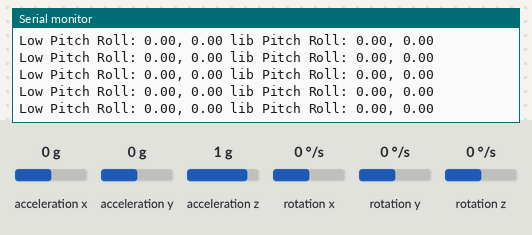
Bench run of a sketch on a simulated Arduino Uno, built with avr-gcc and run on an emulated ATmega328P. Parts: the last lines printed to the serial monitor. Inputs (shaded band) come from the test bench; at power-on: acceleration x 0 g, acceleration y 0 g, acceleration z 1 g, rotation x 0 °/s, rotation y 0 °/s, rotation z 0 °/s.

Above: at 5.2 s.
5.3 s: acceleration x set to -1.4 g
At 5.59 s:
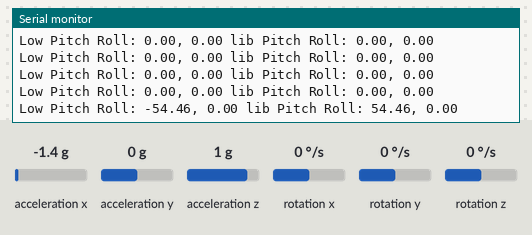
6.8 s: acceleration y set to -1.4 g
At 6.81 s:
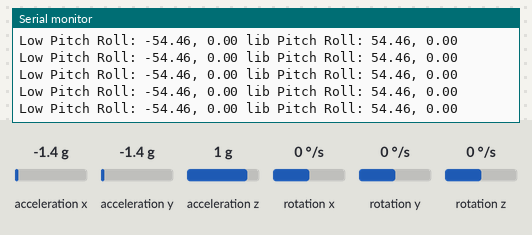
8.3 s: acceleration z set to -1.4 g
At 8.45 s:
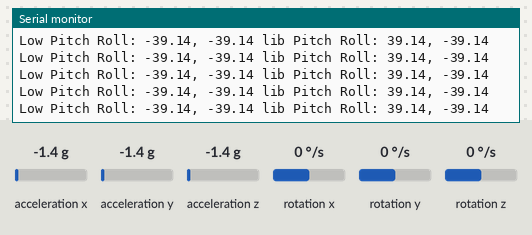
Timing chart, 0 to 11.3 s (numbered marks = the images above; inputs shaded):
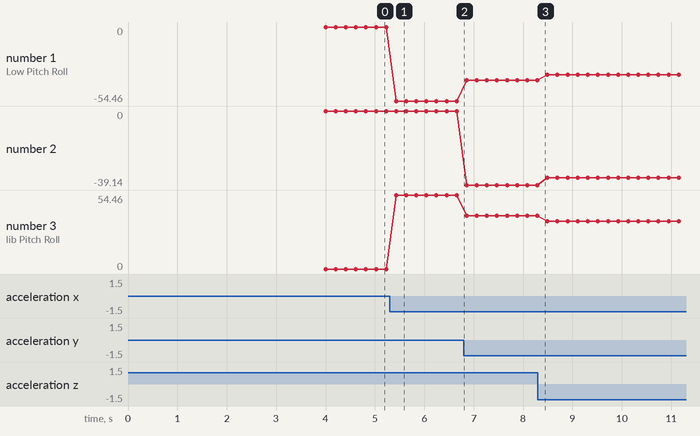

The sketch:

get_pitch_roll_accel.ino
```cpp
// (licence header left out)
#include <MPU6050_light.h>
#include <math.h>

MPU6050 mpu(Wire);

float accelX, accelY, accelZ;
float pitch, roll;


unsigned long timer = 0;

void setup() {
    Serial.begin(115200);
    Wire.begin();
    delay(2000);

    byte status = mpu.begin();
    Serial.print(F("MPU6050 status: "));
    Serial.println(status);
    while(status!=0){ } // stop everything if could not connect to MPU6050

    Serial.println(F("Calculating offsets, do not move MPU6050"));
    delay(1000);
    mpu.calcOffsets(true,true); // gyro and accelero
    Serial.println("Done!\n");
}

void loop() {
    mpu.update();

    if(millis() - timer > 200){ // print data every second
        print_pitch_roll();
        timer = millis();
    }

}

void print_pitch_roll() {
    accelX = mpu.getAccX();
    accelY = mpu.getAccY();
    accelZ = mpu.getAccZ();

    // Calculate the pitch and roll angles
    calculateAngles();

    Serial.print("Low Pitch Roll: ");
    Serial.print(pitch, 2);
    Serial.print(", ");
    Serial.print(roll, 2);
    Serial.print(" lib Pitch Roll: ");
    Serial.print(mpu.getAccAngleY(), 2);
    Serial.print(", ");
    Serial.println(mpu.getAccAngleX(), 2);
}

void calculateAngles() {
  // Calculate the pitch angle
  pitch = atan2(accelX, sqrt(accelY * accelY + accelZ * accelZ)) * 180.0 / M_PI;

  // Calculate the roll angle
  roll = atan2(accelY, sqrt(accelX * accelX + accelZ * accelZ)) * 180.0 / M_PI;
}
```

Measured:
- after the input at 5.3 s, the serial monitor: prints a new line after 0.13 s (image 1)
- plotted number 1: 0 → -54.46 after the input at 5.3 s, -54.46 → -39.14 after the input at 6.8 s, -39.14 → -35.26 after the input at 8.3 s
- plotted number 2: 0 → -39.14 after the input at 6.8 s, -39.14 → -35.26 after the input at 8.3 s
- plotted number 3: 0 → 54.46 after the input at 5.3 s, 54.46 → 39.14 after the input at 6.8 s, 39.14 → 35.26 after the input at 8.3 s
